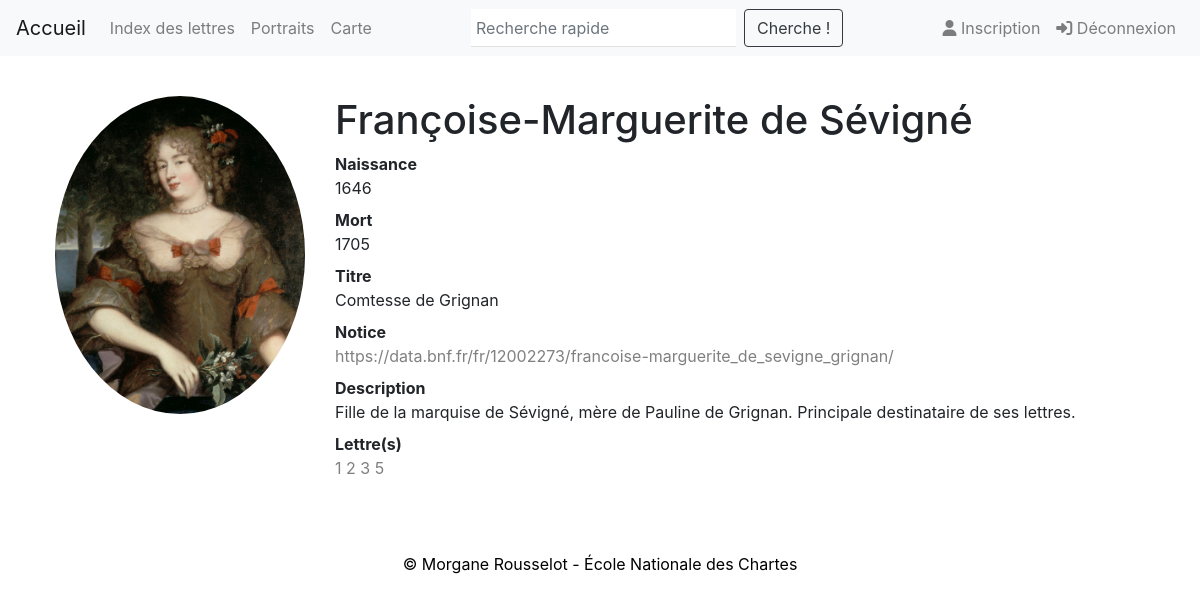
Page /personne/51 (signed in) on the committed database.
### app/modeles/donnees.py (models this page shows)
class Personne(db.Model):
	pers_id = db.Column(db.Integer, unique=True, primary_key=True, autoincrement=True)
	pers_nom = db.Column(db.Text)
	pers_prenom = db.Column(db.Text)
	pers_autre_nom = db.Column(db.Text)
	pers_naissance = db.Column(db.Text)
	pers_mort = db.Column(db.Text)
	pers_titre = db.Column(db.Text)
	pers_fonction = db.Column(db.Text)
	pers_image = db.Column(db.Boolean)
	pers_url = db.Column(db.Text)
	pers_description = db.Column(db.Text)
	citeP = db.relationship('CiteP', back_populates='personne')

class CiteP(db.Model):
	citeP_id = db.Column(db.Integer, unique=True, primary_key=True, autoincrement=True)
	citeP_lettre_id = db.Column(db.Integer, db.ForeignKey('lettre.lettre_id'))
	citeP_pers_id = db.Column(db.Integer, db.ForeignKey('personne.pers_id'))
	personne = db.relationship('Personne', back_populates='citeP')
	lettre = db.relationship('Lettre', back_populates='citeP')

### app/routes/generic.py (the view)
@app.route("/personne/<int:pers_id>")
@login_required
def personne(pers_id):
    unique_personne = Personne.query.get_or_404(pers_id)
    citeP = CiteP.query.filter(CiteP.citeP_pers_id == Personne.pers_id)
    source = Lettre.query.filter(Lettre.lettre_id == CiteP.citeP_lettre_id)
    return render_template("pages/personne.html", personne=unique_personne, cite=citeP, source=source)

### app/modeles/utilisateurs.py (called while the page is built)
@login.user_loader
def trouver_utilisateur_via_id(user_id):
	return User.query.get(int(user_id))

### app/templates/pages/personne.html (shortened to what this page needs)
{% extends "conteneur.html" %}
{% block corps %}
	{% if personne %}
    <div class="container-fluid">
        <div class="row">
            <div class="col-lg-3">
            	{% if personne.pers_image %}
                <img src="../static/img/portraits/{{personne.pers_id}}.jpg" class="align-center rounded-circle" alt="portrait" width="100%">
                {% else %}
                <p/>
                {% endif %}
            </div>
            <div class="col-lg-9">
                <h1>{{personne.pers_prenom}} {{personne.pers_nom}}</h1>
                <dl>
                    {% if personne.pers_naissance %}
                    <dt>Naissance</dt><dd>{{personne.pers_naissance}}</dd>
                    {% else %}
                    <dt>Naissance</dt><dd>Inconnu</dd>
                    {% endif %}
                    {% if personne.pers_mort %}
                    <dt>Mort</dt><dd>{{personne.pers_mort}}</dd>
                    {% else %}
                    <dt>Mort</dt><dd>Inconnu</dd>
                    {% endif %}
                    {% if personne.pers_titre %}
                    <dt>Titre</dt><dd>{{personne.pers_titre}}</dd>
                    {% endif %}
                    {% if personne.pers_url %}
                    <dt>Notice</dt><dd><a href="{{personne.pers_url}}" external=True>{{personne.pers_url}}</a></dd>
                    {% endif %}
                    {% if personne.pers_description %}
                    <dt>Description</dt><dd>{{personne.pers_description}}</dd>
                    {% else %}
                    <dt>Description</dt><dd>(En cours de rédaction)</dd>
                    {% endif %}
                    <dt>Lettre(s)</dt>
                    <dd>{% for citeP in personne.query.get(personne.pers_id).citeP %}
                    <a href="{{url_for('cite', numero=citeP.personne.pers_id, ref=citeP.citeP_lettre_id)}}">{{citeP.citeP_lettre_id}}</a>
                    {% endfor %}</dd>
                </dl>
            </div>
        </div>
    </div>
    {% else %}
    <p>La base de données est en cours de constitution</p>
    {% endif %}
{% block footer %}
    {% include "partials/footer.html" %}
{% endblock %}
{% endblock %}

### app/static/css/style.css (style rules this page uses)
.row { padding: 40px; }
h1 { text-align: left; }
dd { text-align: justify; }
a, a:active, a:hover { color: grey; text-decoration:none; }

### rows in the picture
Personne: pers_prenom "Françoise-Marguerite de", pers_nom "Sévigné", pers_naissance "1646", pers_mort "1705", pers_titre "Comtesse de Grignan", pers_url "https://data.bnf.fr/fr/12002273/francoise-marguerite_de_sevigne_grignan/", pers_description "Fille de la marquise de Sévigné, mère de Pauline de Grignan. Principale destinataire de ses lettres."
CiteP: citeP_lettre_id "1"
CiteP: citeP_lettre_id "2"
CiteP: citeP_lettre_id "3"
CiteP: citeP_lettre_id "5"
